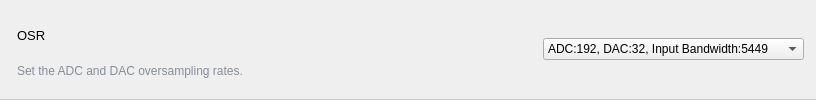
              <widget class="QGroupBox" name="osr">
               <property name="minimumSize">
                <size>
                 <width>0</width>
                 <height>50</height>
                </size>
               </property>
               <property name="styleSheet">
                <string notr="true">QGroupBox {
	border-top:none;
	border-bottom:1px solid #C1C7CD;
}</string>
               </property>
               <property name="title">
                <string/>
               </property>
               <layout class="QHBoxLayout" name="horizontalLayout_4">
                <item>
                 <layout class="QVBoxLayout" name="verticalLayout_5">
                  <property name="spacing">
                   <number>0</number>
                  </property>
                  <property name="leftMargin">
                   <number>5</number>
                  </property>
                  <property name="topMargin">
                   <number>6</number>
                  </property>
                  <item>
                   <widget class="QLabel" name="label_3">
                    <property name="font">
                     <font>
                      <pointsize>10</pointsize>
                     </font>
                    </property>
                    <property name="styleSheet">
                     <string notr="true"/>
                    </property>
                    <property name="text">
                     <string>OSR</string>
                    </property>
                   </widget>
                  </item>
                  <item>
                   <widget class="QLabel" name="label_4">
                    <property name="styleSheet">
                     <string notr="true">color:rgb(135, 141, 150)</string>
                    </property>
                    <property name="text">
                     <string>Set the ADC and DAC oversampling rates.</string>
                    </property>
                   </widget>
                  </item>
                 </layout>
                </item>
                <item>
                 <spacer name="horizontalSpacer_2">
                  <property name="orientation">
                   <enum>Qt::Orientation::Horizontal</enum>
                  </property>
                  <property name="sizeHint" stdset="0">
                   <size>
                    <width>294</width>
                    <height>20</height>
                   </size>
                  </property>
                 </spacer>
                </item>
                <item>
                 <widget class="QComboBox" name="osr_select">
                  <item>
                   <property name="text">
                    <string>ADC:192, DAC:32, Input Bandwidth:5449</string>
                   </property>
                  </item>
                  <item>
                   <property name="text">
                    <string>ADC:384, DAC:64, Input Bandwidth:2725</string>
                   </property>
                  </item>
                  <item>
                   <property name="text">
                    <string>ADC:768, DAC:128, Input Bandwidth:1365</string>
                   </property>
                  </item>
                  <item>
                   <property name="text">
                    <string>ADC:1536, DAC:-, Input Bandwidth:681</string>
                   </property>
                  </item>
                 </widget>
                </item>
               </layout>
              </widget>
